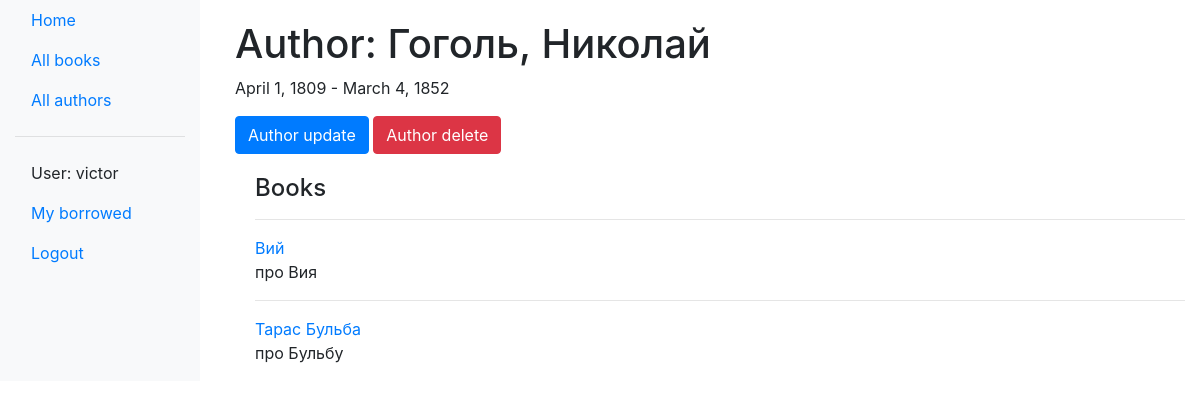
Page /catalog/author/2 (signed in) on the committed database.
### catalog/models.py (models this page shows, shortened)
class Author(models.Model):
    first_name = models.CharField(max_length=100)
    last_name = models.CharField(max_length=100)
    date_of_birth = models.DateField(null=True, blank=True)
    date_of_death = models.DateField('Died', null=True, blank=True)
    class Meta:
        ordering = ['last_name']

class Book(models.Model):
    title = models.CharField(max_length=200, help_text='Enter book title')
    author = models.ForeignKey('Author', on_delete=models.SET_NULL, null=True)
    summary = models.TextField(max_length=1000, help_text='Enter a brief description of the book')
    isbn = models.CharField('ISBN', max_length=13, help_text='13 Character <a href="https://www.isbn-international.org/content/what-isbn">ISBN number</a>')
    genre = models.ManyToManyField(Genre, help_text='Select a genre for this book')
    language = models.ForeignKey('Language', on_delete=models.SET_NULL, null=True)
    def display_genre(self):
        """

        """
        return ', '.join([genre.name for genre in self.genre.all()[:3]])
    display_genre.short_description = 'Genre'

### catalog/views.py (the view)
# urls.py: url(r'^author/(?P<pk>\d+)$', views.AuthorDetailView.as_view(), name='author-detail'),
class AuthorDetailView(LoginRequiredMixin, DetailView):
    model = Author

### catalog/templates/catalog/author_detail.html
{% extends 'base.html' %}
{% load bootstrap4 %}
{% block content %}
<div style="margin-left:20px; margin-top:20px">
    <h1>Author: {{ author.last_name }}, {{ author.first_name }}</h1>
    <p>{{ author.date_of_birth }} - {{ author.date_of_death }}</p>
    {% buttons %}
        <a class="btn btn-primary" href="{% url 'author-update' author.pk %}" role="button">Author update</a>
        <a class="btn btn-danger" href="{% url 'author-delete' author.pk %}" role="button">Author delete</a>
    {% endbuttons %}
    <div style="margin-left:20px; margin-top:20px">
        <h4>Books</h4>
        {% for book in author.book_set.all %}
            <hr>
            <a href="{% url 'book-detail' book.author.pk %}">{{ book.title }}</a>
            <p>{{ book.summary }}</p>
        {% endfor %}
    </div>
</div>
{% endblock %}

### catalog/templates/base.html (shortened to what this page needs)
<!DOCTYPE html>
<html lang="en">
    <head>
        <link rel="stylesheet" href="https://stackpath.bootstrapcdn.com/bootstrap/4.1.3/css/bootstrap.min.css">
        {% load static %}
        <link rel="stylesheet" href="{% static '/css/styles.css' %}">
    </head>
    <body>
        <div class="container-fluid">
            <div class="row">
                <nav class="col-sm-2 -none d-md-block bg-light sidebar">
                    {% block sidebar %}
                    <ul class="nav flex-column">
                        <li class="nav-item"><a class="nav-link" href="{% url 'index' %}">Home</a></li>
                        <li class="nav-item"><a class="nav-link" href="{% url 'books' %}">All books</a></li>
                        <li class="nav-item"><a class="nav-link" href="{% url 'authors' %}">All authors</a></li>
                        <div>
                            <hr>
                        {% if user.is_authenticated %}
                            <li class="nav-item"><a class="nav-link">User: {{ user.get_username }}</a></li>
                            <li class="nav-item"><a class="nav-link" href="{% url 'my-borrowed' %}">My borrowed</a></li>
                            {% if perms.catalog.can_mark_returned %}
                                <li class="nav-item"><a class="nav-link" href="{% url 'logout' %}?next=/catalog/">Logout</a></li>
                                <div>
                                    <hr>
                                    <li class="nav-item"><a class="nav-link">Staff</a></li>
                                    <li class="nav-item"><a class="nav-link" href="{% url 'all-borrowed' %}">All borrowed</a></li>
                                </div>
                           {% else %}
                                <li class="nav-item"><a class="nav-link" href="{% url 'logout' %}?next={{ request.path }}">Logout</a></li>
                            {% endif %}
                        {% else %}
                            <li class="nav-item"><a class="nav-link" href="{% url 'login' %}?next={{ request.path }}">Login</a></li>
                       {% endif %}
                        </div>
                     </ul>
                    {% endblock %}
                </nav>
                <div class="col-sm-10">
                    {% block content %}
                    {% endblock %}
                </div>
            </div>
        </div>
    </body>
</html>

### rows in the picture
Author: last_name "Гоголь", first_name "Николай", date_of_birth "April 1, 1809", date_of_death "March 4, 1852"
Book: title "Вий", summary "про Вия"
Book: title "Тарас Бульба", summary "про Бульбу"

### other values in the picture
{{ user.get_username }} "victor"
